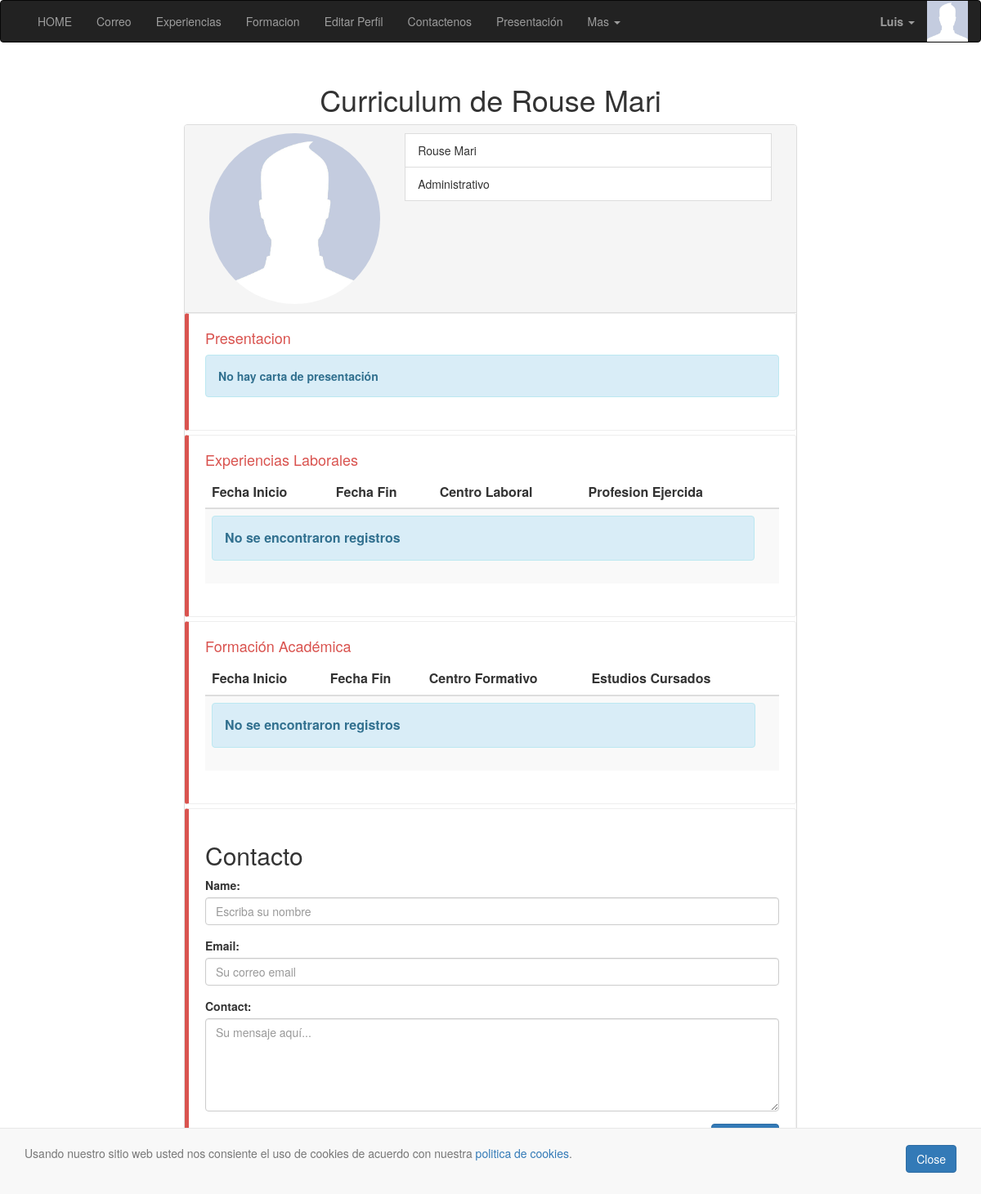
/viewusr.php?id=4 (signed in), run on the app's committed database.
### tables this page shows
CREATE TABLE `usr` (
  `id_usr` int(11) NOT NULL,
  `mail` varchar(150) NOT NULL,
  `pass` varchar(100) NOT NULL,
  `name` varchar(50) NOT NULL,
  `surname` varchar(250) NOT NULL,
  `FK_id_prof` int(11) NOT NULL DEFAULT '0',
  `admin` tinyint(1) NOT NULL DEFAULT '0',
  `pic` varchar(150) NOT NULL DEFAULT 'default.jpg',
  `presentacion` text NOT NULL
);

CREATE TABLE `profesion` (
  `id_prof` int(11) NOT NULL,
  `nombre_profesion` varchar(50) NOT NULL
);

### php/MySQLDataSource.php (called while the page is built, shortened)
<?php
function conectar(){
    @$connect = new mysqli("localhost","root","root","curriculum");
    if($connect->connect_errno){
       printf("<h1><span>LA CONEXIÓN CON LA BASE DE DATOS HA FALLADO: %s\n".$connect->connect_error."</span></h1>");
       exit();
    }else{
        return $connect;
    }
}
function usrconsult ($id){
    $enlace = conectar();
  $query = "SELECT `id_usr`, `mail`, `pass`,`name`,`surname`,`admin`,`pic`,`FK_id_prof`, `nombre_profesion`,`presentacion`
   FROM `usr` INNER JOIN `profesion` WHERE usr.FK_id_prof = profesion.id_prof AND usr.id_usr = '".$id."'";
  if(!$result =$enlace->query($query)){
   $mysqli->close();
   return false;
  }else {
        if ($result->num_rows === 0) {
            $enlace->close();
            return false;
        }else{
            $row = $result->fetch_assoc();
            return $row;
        }
    }
}
?>

### viewusr.php (the view, shortened to what this page needs)
<?php
include_once "php/MySQLDataSource.php";
include_once "php/functions.php";
include_once "php/common.php";
if(isset($_GET['id'])){
    $usrdisplay = usrconsult($_GET['id']);
}else{
    header('Location: http://' . $_SERVER['HTTP_HOST'] );
}
?>
<html>
<head>
    <link rel="stylesheet" type="text/css" href="css/cv.css"/>
</head>
<body>
<div class="container">
<div class="resume">
    <header>
    <h1 class="page-title text-center">Curriculum de <?= $usrdisplay['name'].' '.$usrdisplay['surname']?></h1>
  </header>
<div class="row">
  <div class="col-xs-12 col-sm-12 col-md-offset-1 col-md-10 col-lg-offset-2 col-lg-8">
    <div class="panel panel-default">
      <div class="panel-heading resume-heading">
        <div class="row">
          <div class="col-lg-12">
            <div class="col-xs-12 col-sm-4">
              <figure>
                <img class="img-circle img-responsive" alt="" src="media/usrimg/<?= $usrdisplay['pic']?>">
              </figure>
            </div>
            <div class="col-xs-12 col-sm-8">
              <ul class="list-group">
                <li class="list-group-item"><?= $usrdisplay['name'].' '.$usrdisplay['surname']?></li>
                <li class="list-group-item"><?= $usrdisplay['nombre_profesion']?></li>
              </ul>
            </div>
          </div>
        </div>
      </div>
      <div class="bs-callout bs-callout-danger">
        <h4>Presentacion</h4>
        <?php $pres=$usrdisplay['presentacion'];
        if(empty($pres)){
          echo "<div class='alert alert-info'>
        <strong>No hay carta de presentación</strong>
        </div>";
        }else{
          $pres = str_replace(PHP_EOL,"<br>",$pres);
          echo $pres;
        }
         ?>
      </div>
  <div class="bs-callout bs-callout-danger">
     <h4>Experiencias Laborales</h4>
     <table class="table table-striped table-responsive ">
        <thead>
            <tr>
                <th>Fecha Inicio</th>
                <th>Fecha Fin</th>
                <th>Centro Laboral</th>
                <th>Profesion Ejercida</th>
                <th></th>
            </tr>
        </thead>
        <tbody>
        </tbody>
    </table>
  </div>
  <div class="bs-callout bs-callout-danger">
    <h4>Formación Académica</h4>
    <table class="table table-striped table-responsive ">
            <thead>
        <tr>
            <th>Fecha Inicio</th>
            <th>Fecha Fin</th>
            <th>Centro Formativo</th>
            <th>Estudios Cursados</th>
            <th></th>
        </tr>
      </thead>
      <tbody>
      </tbody>
    </table>
  </div>
  <div class="bs-callout bs-callout-danger" id="contacto">
  <h2>Contacto</h2>
  <form action="php/sendmail.php" method="POST">
  	 <div class="form-group">
      <label for="email">Name:</label>
      <input type="text" class="form-control" name="nombre" id="name" placeholder="Escriba su nombre" required>
    </div>
    <div class="form-group">
      <label for="email">Email:</label>
      <input type="email" class="form-control" name="email" id="email" placeholder="Su correo email" required>
    </div>
    <div class="form-group">
      <label style="vertical-align: top">Contact:</label>
      <textarea class="form-control" rows="5" name="mensaje" id="comment" placeholder="Su mensaje aquí..." required></textarea>
    </div>
    <button type="submit" class="btn btn-primary pull-right" id="submit" name="submit"><i class="glyphicon glyphicon-envelope" ></i> Enviar</button><br>
  </form>
  </div>
</div>
</div>
</div>
</div>
</body>
</html>

### css/style-one.css (style rules this page uses)
.container { margin-bottom: 10px; }

### css/cv.css (style rules this page uses)
.bs-callout { -moz-border-bottom-colors: none; -moz-border-left-colors: none; -moz-border-right-colors: none; -moz-border-top-colors: none; border-color: #eee; border-image: none; border-radius: 3px; border-style: solid; border-width: 1px 1px 1px 5px; margin-bottom: 5px; padding: 20px; }
.bs-callout:last-child { margin-bottom: 0px; }
.bs-callout h4 { margin-bottom: 10px; margin-top: 0; }
.bs-callout-danger { border-left-color: #d9534f; }
.bs-callout-danger h4 { color: #d9534f; }
.resume .list-group-item:first-child, .resume .list-group-item:last-child { border-radius:0; }

### data on the page
usr: name "Rouse", surname "Mari", pic (placeholder picture), FK_id_prof.nombre_profesion "Administrativo"

### other printed values
$title "HOME"
$title "Correo"
$title "Experiencias"
$title "Formacion"
$title "Editar Perfil"
$title "Contactenos"
$title "Presentación"
$_SESSION['usr']->getname() "Luis"
